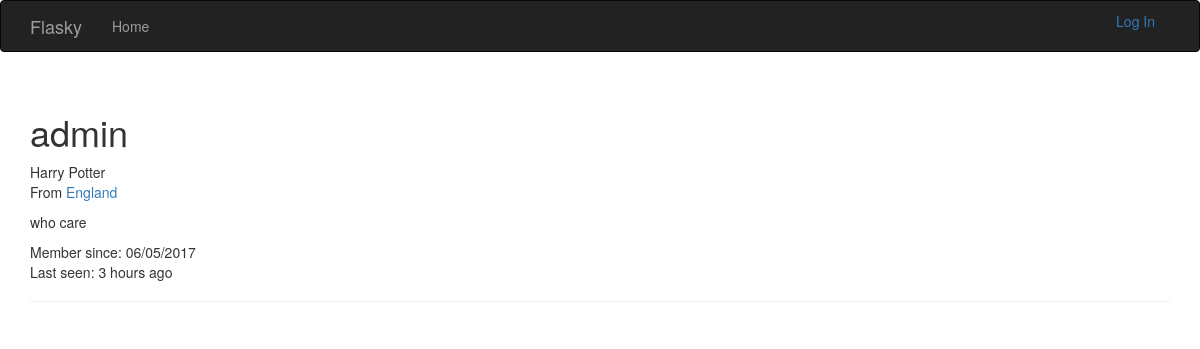
The app's page /user/admin, older data.
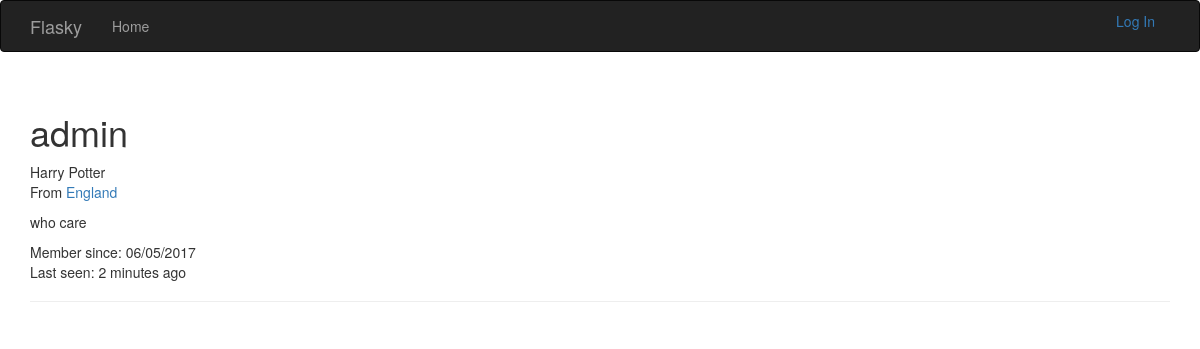
The same page, newer data.
### app/models.py (models this page shows, shortened)
class User(UserMixin, db.Model):
    __tablename__ = 'users'
    id = db.Column(db.Integer, primary_key=True)
    email = db.Column(db.String(64), unique=True, index=True)
    username = db.Column(db.String(64), unique=True, index=True)
    role_id = db.Column(db.Integer, db.ForeignKey('roles.id'))
    password_hash = db.Column(db.String(128))
    confirmed = db.Column(db.Boolean, default=False)
    name = db.Column(db.String(64))
    location = db.Column(db.String(64))
    about_me = db.Column(db.Text())
    member_since = db.Column(db.DateTime(), default=datetime.utcnow)
    last_seen = db.Column(db.DateTime(), default=datetime.utcnow)
    @property
    def password(self):
        raise AttributeError("password is not a readable attribute")

### app/main/views.py (the view)
@main.route("/user/<username>")
def user(username):
    user = User.query.filter_by(username=username).first()
    if user is None:
        abort(404)
    return render_template("user.html", user=user)

### app/auth/views.py (called while the page is built)
@auth.before_app_request
def before_request():
    if current_user.is_authenticated:
        current_user.ping()
        if not current_user.confirmed \
                and request.endpoint[:5] != "auth.":
            return redirect(url_for("auth.unconfirmed"))

### app/main/__init__.py (called while the page is built)
@main.app_context_processor
def inject_permissions():
    return dict(Permission=Permission)

### app/models.py (called while the page is built)
    def is_administrator(self):
        return False

### app/templates/user.html (shortened to what this page needs)
{% extends 'base.html' %}
{% block page_content %}
	<div class="page-header">
        <h1>{{ user.username }}</h1>
        {% if user.name or user.location %}
        <p>
            {% if user.name %}{{ user.name }}{% endif %}
            {% if user.location %}
                <br />
                From <a href="http://maps.google.com/?q={{ user.location }}">
                    {{ user.location }}
                </a>
            {% endif %}
        </p>
    {% endif %}
    {% if user.about_me %}
        <p>{{ user.about_me }}</p>
    {% endif %}
    <p>
        Member since: {{ moment(user.member_since).format("L") }}<br />
        Last seen: {{ moment(user.last_seen).fromNow() }}
    </p>
	</div>
{% endblock %}

### app/templates/base.html (shortened to what this page needs)
{% extends 'bootstrap/base.html' %}
{% block head %}
	{{super()}}
{% endblock %}
{% block navbar %}
<div class="navbar navbar-inverse" role='navigation'>
	<div class="container">
		<div class="navbar-header">
			<a class="navbar-brand" href="{{ url_for('main.index') }}">Flasky</a>
		</div>
		<div class="navbar-collapse collapse">
			<ul class="nav navbar-nav">
				<li><a href="{{ url_for('main.index') }}">Home</a></li>
			</ul>
            <ul class="nav navbar-right">
                {% if current_user.is_authenticated %}
                 <li class="dropdown">
                    <a href="#" class="dropdown-toggle" data-toggle="dropdown">Account <b class="caret"></b></a>
                    <ul class="dropdown-menu">
                        <li><a href="{{ url_for('auth.change_password') }}">Change Password</a></li>
                        <li><a href="{{ url_for('auth.logout') }}">Log Out</a></li>
                    </ul>
                </li>
                {% else %}
                <li>
                    <a href="{{ url_for('auth.login') }}">Log In</a>
                </li>
                {% endif %}
            </ul>
		</div>
	</div>
</div>
{% endblock %}
{% block content %}
	<div class="container">
		{% block page_content %}{% endblock %}
	</div>
{% endblock %}

Row changes from the older to the newer data that the page shows:
changed User "admin": last_seen "3 hours ago" → "2 minutes ago"
